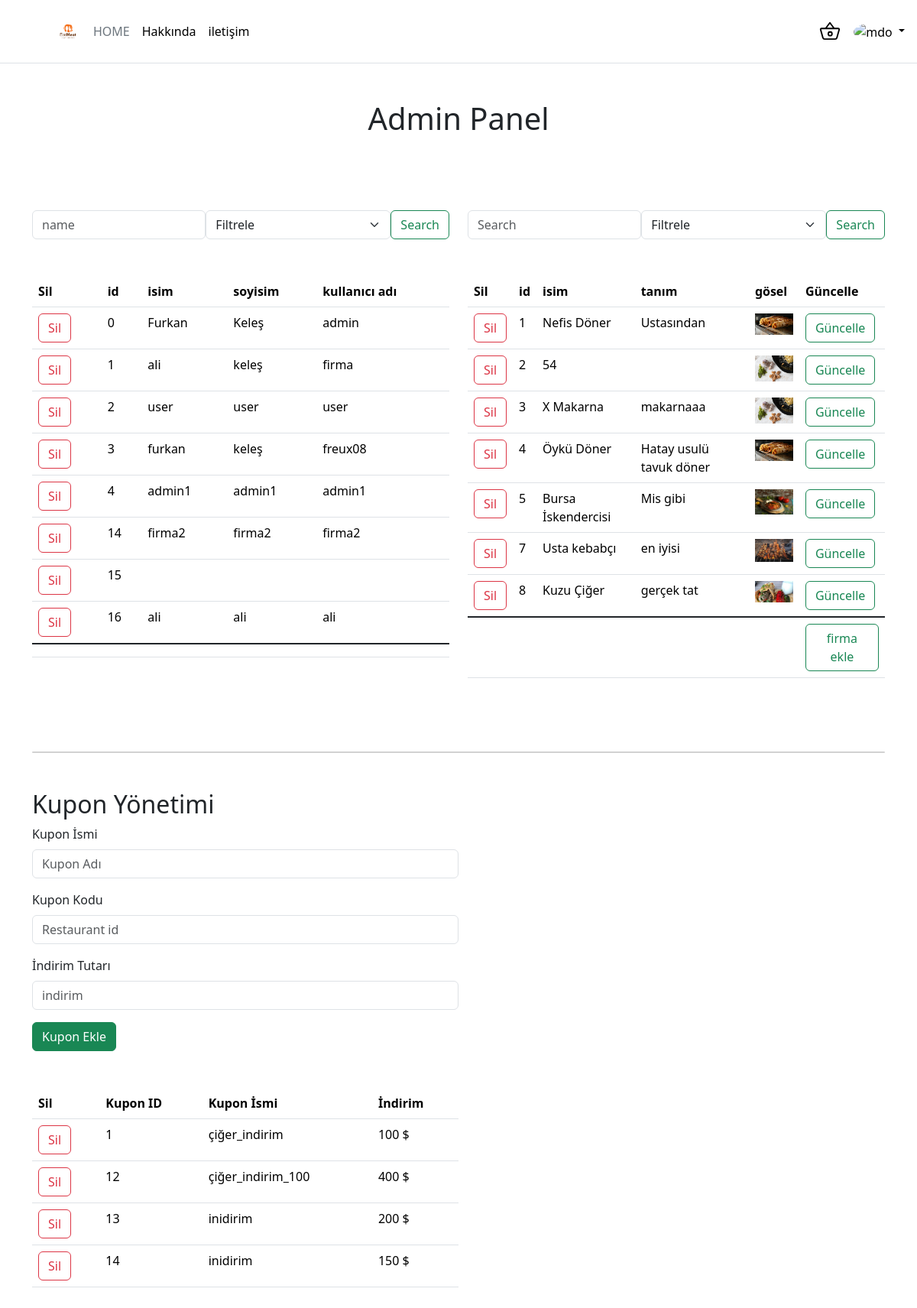
The app's page /Admin_panel.php (signed in) with its own data.
### tables this page shows
CREATE TABLE "users" (
	"id"	INTEGER NOT NULL,
	"company_id"	INTEGER,
	"name"	TEXT NOT NULL,
	"username"	TEXT NOT NULL,
	"password"	TEXT NOT NULL,
	"balance"	INTEGER DEFAULT 5000,
	"created_at"	INTEGER,
	"deleted_at"	INTEGER,
	"surname"	TEXT NOT NULL,
	"role"	TEXT NOT NULL DEFAULT 'user',
	"image_path"	TEXT NOT NULL DEFAULT '/YEMEKapp/image/user.png',
	PRIMARY KEY("id" AUTOINCREMENT),
	FOREIGN KEY("company_id") REFERENCES "company"("id")
);

CREATE TABLE "company" (
	"id"	INTEGER NOT NULL,
	"name"	TEXT NOT NULL,
	"description"	TEXT NOT NULL,
	"logo_path"	TEXT,
	"deleted_at"	TEXT,
	PRIMARY KEY("id" AUTOINCREMENT)
);

CREATE TABLE "cupon" (
	"id"	INTEGER NOT NULL,
	"restaurant_id"	INTEGER NOT NULL,
	"name"	TEXT NOT NULL,
	"discount"	INTEGER NOT NULL,
	"created_at"	TEXT NOT NULL DEFAULT CURRENT_TIMESTAMP,
	PRIMARY KEY("id" AUTOINCREMENT),
	FOREIGN KEY("restaurant_id") REFERENCES "restaurant"("id")
);

### Admin_panel.php (the view, shortened to what this page needs)
<?php
include './functions/db.php';
$query = "SELECT * FROM users";
$statement = $pdo->prepare($query);
$statement->execute();
$result = $statement->fetchAll();
$query2 = "SELECT * FROM company";
$statement2 = $pdo->prepare($query2);
$statement2->execute();
$result2 = $statement2->fetchAll();
$query3= "SELECT * FROM cupon";
$statement3 = $pdo->prepare($query3);
$statement3->execute();
$result3 = $statement3->fetchAll();
?>
<!DOCTYPE html>
<html lang="en">
<head>
    <link href="https://cdn.jsdelivr.net/npm/bootstrap@5.3.3/dist/css/bootstrap.min.css" rel="stylesheet">
</head>
<body>
<?php include 'navbar.php'; ?>
<div class="container">
    <h1 class="my-5 d-flex justify-content-center">Admin Panel</h1>
    <div class="row">
    <div class="col-md-6 my-5">
            <form class="d-flex form-inline" action="" method="POST">
          <input class="form-control " type="search" placeholder="name" name="name" aria-label="Search">
            <select class="form-select" aria-label="Tüm hepsi" name="filter">
              <option selected value="default">Filtrele</option>
            </select>
          <button class="btn btn-outline-success " type="submit" name="search" >Search</button>
        </form>
            <table class="table my-5">
      <thead>
        <tr>
          <th scope="col">Sil</th>
          <th scope="col">id</th>
          <th scope="col">isim</th>
          <th scope="col">soyisim</th>
          <th scope="col">kullanıcı adı</th>
        </tr>
      </thead>
      <tbody>
        <tr>
          <?php
          foreach($result as $row){
              echo "<td><a href='delete.php?id=$row[id]' class='btn btn-outline-danger'>Sil</a></td>";
              echo "<td>$row[id]</td>";
              echo "<td>$row[name]</td>";
              echo "<td>$row[surname]</td>";
              echo "<td>$row[username]</td> </tr>";
               }
        ?>
      </tbody>
      <tfoot class="table-group-divider" >
    <tr>
      <td colspan="6"></td>
    </tr>
  </tfoot>
    </table>
    </div>
        <div class="col-md-6 my-5">
            <form class="d-flex form-inline" action="" method="POST">
          <input class="form-control " type="search" placeholder="Search" name="name_company" aria-label="Search">
            <select class="form-select" aria-label="Tüm hepsi" name="filter_company">
              <option selected value="default">Filtrele</option>
            </select>
          <button class="btn btn-outline-success " name="search_company" type="submit">Search</button>
        </form>
            <table class="table my-5">
      <thead>
        <tr>
          <th scope="col">Sil</th>
          <th scope="col">id</th>
          <th scope="col">isim</th>
          <th scope="col">tanım</th>
          <th scope="col">gösel</th>
          <th scope="col">Güncelle</th>
        </tr>
      </thead>
      <tbody>
        <?php
        foreach($result2 as $row){
            echo "<td><a href='delete_company.php?id=$row[id]' class='btn btn-outline-danger'>Sil</a></td>";
            echo "<td>$row[id]</td>";
            echo "<td>$row[name]</td>";
           echo "<td>$row[description]</td>";
            echo "<td><img src='$row[logo_path]' width='50'></td>";
            echo "<td><a href='updated_company.php?id=$row[id]' class='btn btn-outline-success'>Güncelle</a></td> </tr>"; }
        ?>
      </tbody>
      <tfoot class="table-group-divider" >
    <tr>
     <td colspan="5"></td>
     <td colspan="1"><button class="btn btn-outline-success" onclick="window.location.href='add_company.php'">firma ekle</a></td>
    </tr>
  </tfoot>
    </table>
    </div>
        </div>
    <div class="card">
    </div>
    <div class="col-md-6 my-5">
            <h2>Kupon Yönetimi</h2>
            <form action="" method="POST">
                <div class="mb-3">
                    <label for="couponName" class="form-label">Kupon İsmi</label>
                    <input type="text" class="form-control" id="couponName" name="coupon_name" placeholder="Kupon Adı">
                </div>
                <div class="mb-3">
                   <label for="restaurantid" class="form-label">Kupon Kodu</label>
                    <input type="text" class="form-control" id="couponRestaurant" name="restaurant_id" placeholder="Restaurant id">
                </div>
                <div class="mb-3">
                    <label for="couponDiscount" class="form-label">İndirim Tutarı</label>
                    <input type="number" class="form-control" id="couponDiscount" name="coupon_indirim" placeholder="indirim">
                </div>
                <button type="submit" name="coupon_ekle" class="btn btn-success">Kupon Ekle</button>
            </form>
            <table class="table my-5">
                <thead>
                    <tr>
                        <th scope="col">Sil</th>
                        <th scope="col">Kupon ID</th>
                        <th scope="col">Kupon İsmi</th>
                        <th scope="col">İndirim</th>
                    </tr>
                </thead>
                <tbody>
                    <?php
                    foreach($result3 as $row){
                        echo "<tr><td><a href='delete.cupon.php?id=$row[id]' class='btn btn-outline-danger'>Sil</a></td>";
                        echo "<td>$row[id]</td>";
                        echo "<td>$row[name]</td>";
                        echo "<td>$row[discount] $</td> </tr>";
                    }
                    ?>
                </tbody>
            </table>
        </div>
</div>
</body>
</html>

### navbar.php (shortened to what this page needs)
<header class="bg-white p-3 mb-3 border-bottom ">
      <div class="d-flex flex-wrap align-items-center justify-content-between">
          <svg class="bi me-2" width="40" height="32" role="img" aria-label="Bootstrap"><img src="image/logo.png" width="50" height="50"></svg>
        <ul class="nav col-10 col-lg-auto me-lg-auto mb-2 justify-content-center mb-md-0">
          <li><a href="index.php" class="nav-link px-2 link-secondary">HOME</a></li>
          <li><a href="#" class="nav-link px-2 link-body-emphasis">Hakkında</a></li>
          <li><a href="#" class="nav-link px-2 link-body-emphasis">iletişim</a></li>
        </ul>
          <?php
          if(isset($_SESSION['username'])){
          echo '
                 <div class="col-12 col-lg-auto mb-3 mb-lg-0 me-lg-3 ">
        <a href="sepet.php" class="nav-link text-white">
                <img src="image/basket-outline.svg" width="30" height="30">
              </a>
</div>
           <div class="dropdown text-end">
          <a href="" class="d-block link-body-emphasis text-decoration-none dropdown-toggle" data-bs-toggle="dropdown" aria-expanded="false">
            <img src="https://github.com/mdo.png" alt="mdo" width="32" height="32" class="rounded-circle">
          </a>
          <ul class="dropdown-menu text-small" style="">
            <li><a class="dropdown-item" href="profile.php">Profile</a></li>
            <li><a class="dropdown-item" href="siparislerim.php">Siparişlerim</a></li>
            ';
           echo'
            <li><hr class="dropdown-divider"></li>
            <li><a class="dropdown-item" href="logout.php">Çıkış Yap</a></li>
          </ul>';
          }
          else{
            echo'
            <button type="button" onclick="window.location.href=\'login.php\'" class="btn btn-outline-success btn-danger text-white">Giriş Yap</button>
<button type="button" onclick="window.location.href=\'sing-in.php\'" class=" mx-2 btn btn-outline-danger btn-success text-white">Kayıt Ol</button>
';} ?>
        </div>
      </div>
  </header>

### records on screen
users: id "0", name "Furkan", surname "Keleş", username "admin"
users: id "1", name "ali", surname "keleş", username "firma"
users: id "2", name "user", surname "user", username "user"
users: id "3", name "furkan", surname "keleş", username "freux08"
users: id "4", name "admin1", surname "admin1", username "admin1"
users: id "14", name "firma2", surname "firma2", username "firma2"
users: id "15"
users: id "16", name "ali", surname "ali", username "ali"
company: id "1", name "Nefis Döner", description "Ustasından", logo_path (picture)
company: id "2", name "54", logo_path (picture)
company: id "3", name "X Makarna", description "makarnaaa", logo_path (picture)
company: id "4", name "Öykü Döner", description "Hatay usulü tavuk döner", logo_path (picture)
company: id "5", name "Bursa İskendercisi", description "Mis gibi", logo_path (picture)
company: id "7", name "Usta kebabçı", description "en iyisi", logo_path (picture)
company: id "8", name "Kuzu Çiğer", description "gerçek tat", logo_path (picture)
cupon: id "1", name "çiğer_indirim", discount "100"
cupon: id "12", name "çiğer_indirim_100", discount "400"
cupon: id "13", name "inidirim", discount "200"
cupon: id "14", name "inidirim", discount "150"
